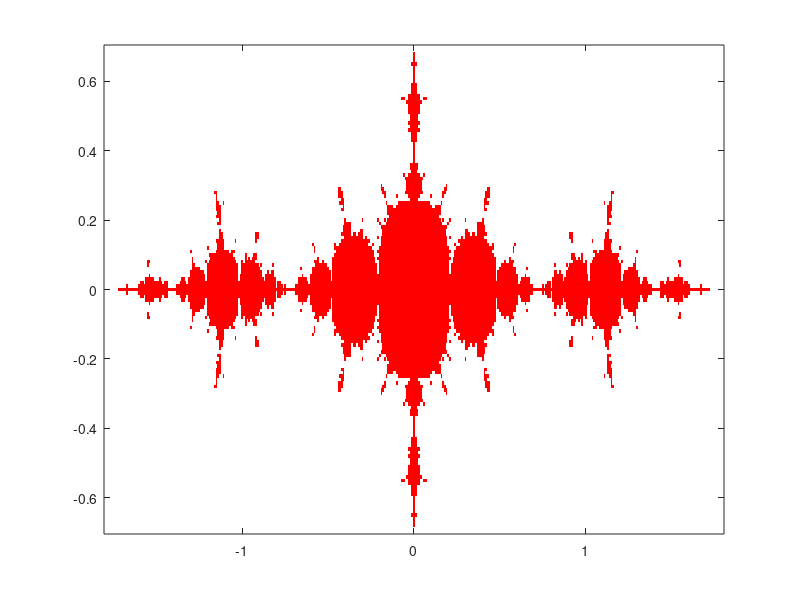

Recreate this plot in MATLAB.
phi = inline ('z^2-1.25')

fixpt1 = (1+sqrt(6))/2;
fixpt2 = (1-sqrt(6))/2;
colormap([1 0 0; 1 1 1]);
M=2*ones(141,361);

for j=1:141
    y=-.7 + (j-1)*.01;
  for i = 1:361
     x= -1.8 +(i-1)*.01;
     z= x+ 1i*y;
     zk=z;
     iflag1=0;
     iflag2=0;
     kount=0;
   
       while kount<100 && abs(zk)<2 && iflag1<5 && iflag2<5
       kount=kount+1;
       zk = phi (zk);
    
       err1= abs(zk-fixpt1);
       if err1 < 1.e-6
           iflag1 = iflag1 +1;
       else
            iflag1 = 0;
       end
    
       err2= abs(zk-fixpt2);
       if err2 < 1.e-6
         iflag2 = iflag2 +1;
       else 
        iflag2 = 0;
       end
    
       end 

       if iflag1>= 5 || iflag2>=5 || kount >=100
         M(j,i)=1;
       end
    
  end
end

image ([-1.8 1.8], [-.7 .7], M),
axis xy



